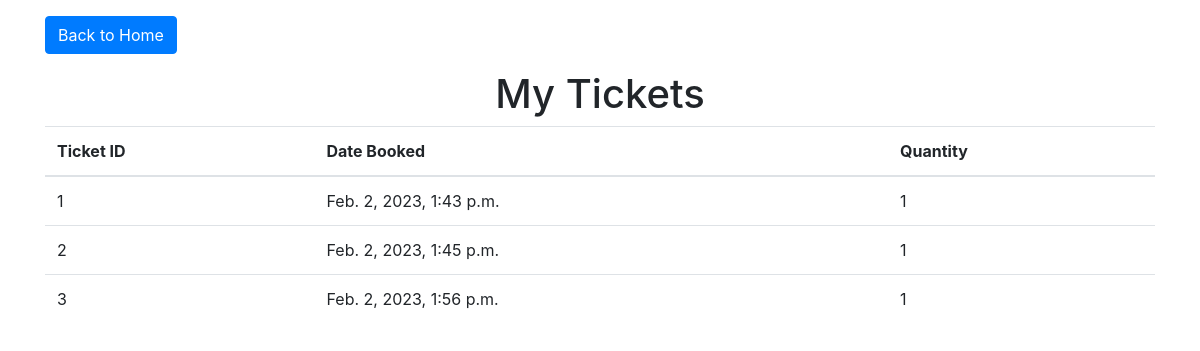
The page /my_tickets/ (signed in) on the database as committed earlier.
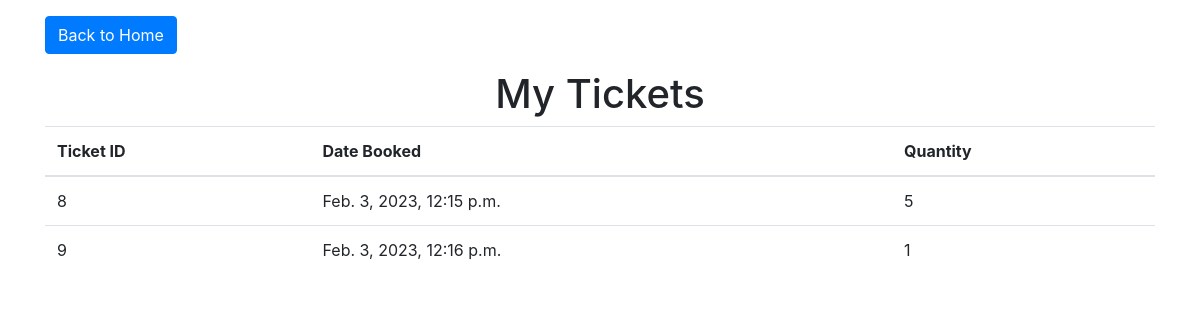
The same page on the database as committed later.
### booking/models.py (models this page shows, shortened)
class Booking(models.Model):
    ticket = models.ForeignKey(Ticket, on_delete=models.CASCADE)
    date_booked = models.DateTimeField(default=datetime.datetime.now)
    user = models.ForeignKey(User, on_delete=models.CASCADE , default=None)
    ticket_quantity = models.PositiveIntegerField(default=0)

### booking/views.py (the view)
# urls.py: path('my_tickets/', views.my_tickets, name='my_tickets'),
@login_required
def my_tickets(request):
    bookings = Booking.objects.filter(user=request.user)
    return render(request, 'booking/my_tickets.html', {'tickets': bookings})

### booking/templates/booking/my_tickets.html (shortened to what this page needs)
<!DOCTYPE html>
<html>
  <head>
    <link
      rel="stylesheet"
      href="https://maxcdn.bootstrapcdn.com/bootstrap/4.0.0/css/bootstrap.min.css"
    />
  </head>
  <body>
    <div class="container">
      <a class="btn btn-primary sm my-3" href="../">
        Back to Home
      </a>
      <h1 class="text-center">My Tickets</h1>
      <table class="table">
        <thead>
          <tr>
            <th>Ticket ID</th>
            <th>Date Booked</th>
            <th>Quantity</th>
          </tr>
        </thead>
        <tbody>
          {% for ticket in tickets %}
          <tr>
            <td>{{ ticket.id }}</td>
            <td>{{ ticket.date_booked }}</td>
            <td>{{ ticket.ticket_quantity }}</td>
          </tr>
          {% endfor %}
        </tbody>
      </table>
    </div>
  </body>
</html>

Rows that differ between the two databases and show on the page:
removed Booking: id "1", date_booked "Feb. 2, 2023, 1:43 p.m.", ticket_quantity "1"
removed Booking: id "2", date_booked "Feb. 2, 2023, 1:45 p.m.", ticket_quantity "1"
removed Booking: id "3", date_booked "Feb. 2, 2023, 1:56 p.m.", ticket_quantity "1"
added Booking: id "8", date_booked "Feb. 3, 2023, 12:15 p.m.", ticket_quantity "5"
added Booking: id "9", date_booked "Feb. 3, 2023, 12:16 p.m.", ticket_quantity "1"
